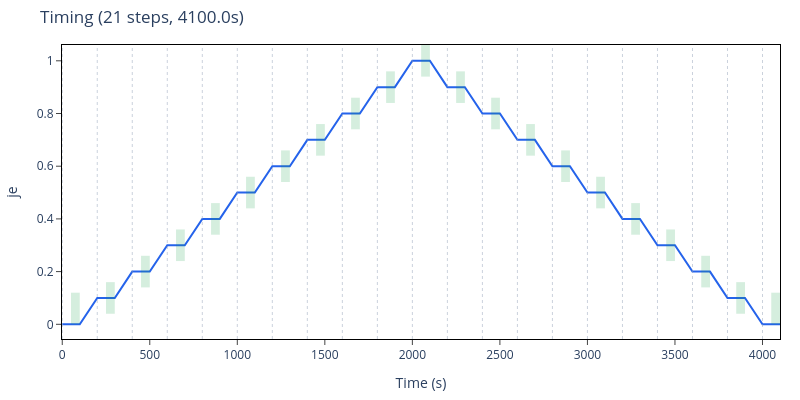

The cell this chart's notebook holds for it:
### Code cell
# --- Plot ---
import plotly.graph_objects as go

times = []
je_vals = []
for s in steps:
    times += [s["ramp_start"], s["ramp_end"], s["stable_end"]]
    je_vals += [s["je_start"], s["je_end"], s["je_end"]]

je_max = max(s["je_end"] for s in steps) or 1.0
band = je_max * 0.06

fig = go.Figure()
fig.add_trace(go.Scatter(
    x=times, y=je_vals, mode="lines",
    line=dict(width=2, color="#2563eb"),
    name="Applied je",
))

# Save windows as fixed-height band centered on je level
for s in steps:
    y_center = s["je_end"] if s["je_end"] != 0 else band
    fig.add_shape(
        type="rect",
        x0=s["save_start"], x1=s["save_end"],
        y0=y_center - band, y1=y_center + band,
        fillcolor="rgba(22,163,74,0.18)", line_width=0,
    )

for s in steps:
    fig.add_vline(x=s["ramp_end"], line_width=0.5,
                  line_dash="dot", line_color="#94a3b8")

fig.update_layout(
    title=f"Timing ({len(steps)} steps, {result['solve_time']:.1f}s)",
    xaxis_title="Time (s)",
    yaxis_title="je",
    legend=dict(orientation="h", yanchor="bottom", y=1.02,
                xanchor="right", x=1),
    margin=dict(l=60, r=20, t=45, b=50),
    height=400, width=800, plot_bgcolor="white",
    xaxis=dict(showline=True, linewidth=1, linecolor="black",
               mirror=True, ticks="outside"),
    yaxis=dict(showline=True, linewidth=1, linecolor="black",
               mirror=True, ticks="outside"),
)
fig.show()

### Figure 1 — Plotly figure (JSON) as saved in the notebook; plotly's stock layout.template omitted (floating-point values rounded to 4 significant figures)
{"data": [{"line": {"color": "#2563eb", "width": 2}, "mode": "lines", "name": "Applied je", "type": "scatter", "x": [0, 0, 100, 100, 200, 300, 300, 400, 500, 500, 600, 700, 700, 800, 900, 900, 1000, 1100, 1100, 1200, 1300, 1300, 1400, 1500, 1500, 1600, 1700, 1700, 1800, 1900, 1900, 2000, 2100, 2100, 2200, 2300, 2300, 2400, 2500, 2500, 2600, 2700, 2700, 2800, 2900, 2900, 3000, 3100, 3100, 3200, 3300, 3300, 3400, 3500, 3500, 3600, 3700, 3700, 3800, 3900, 3900, 4000, 4100], "y": [0, 0, 0, 0, 0.1, 0.1, 0.1, 0.2, 0.2, 0.2, 0.3, 0.3, 0.3, 0.4, 0.4, 0.4, 0.5, 0.5, 0.5, 0.6, 0.6, 0.6, 0.7, 0.7, 0.7, 0.8, 0.8, 0.8, 0.9, 0.9, 0.9, 1, 1, 1, 0.9, 0.9, 0.9, 0.8, 0.8, 0.8, 0.7, 0.7, 0.7, 0.6, 0.6, 0.6, 0.5, 0.5, 0.5, 0.4, 0.4, 0.4, 0.3, 0.3, 0.3, 0.2, 0.2, 0.2, 0.1, 0.1, 0.1, 0, 0]}], "layout": {"height": 400, "legend": {"orientation": "h", "x": 1, "xanchor": "right", "y": 1.02, "yanchor": "bottom"}, "margin": {"b": 50, "l": 60, "r": 20, "t": 45}, "plot_bgcolor": "white", "shapes": [{"fillcolor": "rgba(22,163,74,0.18)", "line": {"width": 0}, "type": "rect", "x0": 50, "x1": 100, "y0": 0, "y1": 0.12}, {"fillcolor": "rgba(22,163,74,0.18)", "line": {"width": 0}, "type": "rect", "x0": 250, "x1": 300, "y0": 0.04, "y1": 0.16}, {"fillcolor": "rgba(22,163,74,0.18)", "line": {"width": 0}, "type": "rect", "x0": 450, "x1": 500, "y0": 0.14, "y1": 0.26}, {"fillcolor": "rgba(22,163,74,0.18)", "line": {"width": 0}, "type": "rect", "x0": 650, "x1": 700, "y0": 0.24, "y1": 0.36}, {"fillcolor": "rgba(22,163,74,0.18)", "line": {"width": 0}, "type": "rect", "x0": 850, "x1": 900, "y0": 0.34, "y1": 0.46}, {"fillcolor": "rgba(22,163,74,0.18)", "line": {"width": 0}, "type": "rect", "x0": 1050, "x1": 1100, "y0": 0.44, "y1": 0.56}, {"fillcolor": "rgba(22,163,74,0.18)", "line": {"width": 0}, "type": "rect", "x0": 1250, "x1": 1300, "y0": 0.54, "y1": 0.66}, {"fillcolor": "rgba(22,163,74,0.18)", "line": {"width": 0}, "type": "rect", "x0": 1450, "x1": 1500, "y0": 0.64, "y1": 0.76}, {"fillcolor": "rgba(22,163,74,0.18)", "line": {"width": 0}, "type": "rect", "x0": 1650, "x1": 1700, "y0": 0.74, "y1": 0.86}, {"fillcolor": "rgba(22,163,74,0.18)", "line": {"width": 0}, "type": "rect", "x0": 1850, "x1": 1900, "y0": 0.84, "y1": 0.96}, {"fillcolor": "rgba(22,163,74,0.18)", "line": {"width": 0}, "type": "rect", "x0": 2050, "x1": 2100, "y0": 0.94, "y1": 1.06}, {"fillcolor": "rgba(22,163,74,0.18)", "line": {"width": 0}, "type": "rect", "x0": 2250, "x1": 2300, "y0": 0.84, "y1": 0.96}, {"fillcolor": "rgba(22,163,74,0.18)", "line": {"width": 0}, "type": "rect", "x0": 2450, "x1": 2500, "y0": 0.74, "y1": 0.86}, {"fillcolor": "rgba(22,163,74,0.18)", "line": {"width": 0}, "type": "rect", "x0": 2650, "x1": 2700, "y0": 0.64, "y1": 0.76}, {"fillcolor": "rgba(22,163,74,0.18)", "line": {"width": 0}, "type": "rect", "x0": 2850, "x1": 2900, "y0": 0.54, "y1": 0.66}, {"fillcolor": "rgba(22,163,74,0.18)", "line": {"width": 0}, "type": "rect", "x0": 3050, "x1": 3100, "y0": 0.44, "y1": 0.56}, {"fillcolor": "rgba(22,163,74,0.18)", "line": {"width": 0}, "type": "rect", "x0": 3250, "x1": 3300, "y0": 0.34, "y1": 0.46}, {"fillcolor": "rgba(22,163,74,0.18)", "line": {"width": 0}, "type": "rect", "x0": 3450, "x1": 3500, "y0": 0.24, "y1": 0.36}, {"fillcolor": "rgba(22,163,74,0.18)", "line": {"width": 0}, "type": "rect", "x0": 3650, "x1": 3700, "y0": 0.14, "y1": 0.26}, {"fillcolor": "rgba(22,163,74,0.18)", "line": {"width": 0}, "type": "rect", "x0": 3850, "x1": 3900, "y0": 0.04, "y1": 0.16}, {"fillcolor": "rgba(22,163,74,0.18)", "line": {"width": 0}, "type": "rect", "x0": 4050, "x1": 4100, "y0": 0, "y1": 0.12}, {"line": {"color": "#94a3b8", "dash": "dot", "width": 0.5}, "type": "line", "x0": 0, "x1": 0, "xref": "x", "y0": 0, "y1": 1, "yref": "y domain"}, {"line": {"color": "#94a3b8", "dash": "dot", "width": 0.5}, "type": "line", "x0": 200, "x1": 200, "xref": "x", "y0": 0, "y1": 1, "yref": "y domain"}, {"line": {"color": "#94a3b8", "dash": "dot", "width": 0.5}, "type": "line", "x0": 400, "x1": 400, "xref": "x", "y0": 0, "y1": 1, "yref": "y domain"}, {"line": {"color": "#94a3b8", "dash": "dot", "width": 0.5}, "type": "line", "x0": 600, "x1": 600, "xref": "x", "y0": 0, "y1": 1, "yref": "y domain"}, {"line": {"color": "#94a3b8", "dash": "dot", "width": 0.5}, "type": "line", "x0": 800, "x1": 800, "xref": "x", "y0": 0, "y1": 1, "yref": "y domain"}, {"line": {"color": "#94a3b8", "dash": "dot", "width": 0.5}, "type": "line", "x0": 1000, "x1": 1000, "xref": "x", "y0": 0, "y1": 1, "yref": "y domain"}, {"line": {"color": "#94a3b8", "dash": "dot", "width": 0.5}, "type": "line", "x0": 1200, "x1": 1200, "xref": "x", "y0": 0, "y1": 1, "yref": "y domain"}, {"line": {"color": "#94a3b8", "dash": "dot", "width": 0.5}, "type": "line", "x0": 1400, "x1": 1400, "xref": "x", "y0": 0, "y1": 1, "yref": "y domain"}, {"line": {"color": "#94a3b8", "dash": "dot", "width": 0.5}, "type": "line", "x0": 1600, "x1": 1600, "xref": "x", "y0": 0, "y1": 1, "yref": "y domain"}, {"line": {"color": "#94a3b8", "dash": "dot", "width": 0.5}, "type": "line", "x0": 1800, "x1": 1800, "xref": "x", "y0": 0, "y1": 1, "yref": "y domain"}, {"line": {"color": "#94a3b8", "dash": "dot", "width": 0.5}, "type": "line", "x0": 2000, "x1": 2000, "xref": "x", "y0": 0, "y1": 1, "yref": "y domain"}, {"line": {"color": "#94a3b8", "dash": "dot", "width": 0.5}, "type": "line", "x0": 2200, "x1": 2200, "xref": "x", "y0": 0, "y1": 1, "yref": "y domain"}, {"line": {"color": "#94a3b8", "dash": "dot", "width": 0.5}, "type": "line", "x0": 2400, "x1": 2400, "xref": "x", "y0": 0, "y1": 1, "yref": "y domain"}, {"line": {"color": "#94a3b8", "dash": "dot", "width": 0.5}, "type": "line", "x0": 2600, "x1": 2600, "xref": "x", "y0": 0, "y1": 1, "yref": "y domain"}, {"line": {"color": "#94a3b8", "dash": "dot", "width": 0.5}, "type": "line", "x0": 2800, "x1": 2800, "xref": "x", "y0": 0, "y1": 1, "yref": "y domain"}, {"line": {"color": "#94a3b8", "dash": "dot", "width": 0.5}, "type": "line", "x0": 3000, "x1": 3000, "xref": "x", "y0": 0, "y1": 1, "yref": "y domain"}, {"line": {"color": "#94a3b8", "dash": "dot", "width": 0.5}, "type": "line", "x0": 3200, "x1": 3200, "xref": "x", "y0": 0, "y1": 1, "yref": "y domain"}, {"line": {"color": "#94a3b8", "dash": "dot", "width": 0.5}, "type": "line", "x0": 3400, "x1": 3400, "xref": "x", "y0": 0, "y1": 1, "yref": "y domain"}, {"line": {"color": "#94a3b8", "dash": "dot", "width": 0.5}, "type": "line", "x0": 3600, "x1": 3600, "xref": "x", "y0": 0, "y1": 1, "yref": "y domain"}, {"line": {"color": "#94a3b8", "dash": "dot", "width": 0.5}, "type": "line", "x0": 3800, "x1": 3800, "xref": "x", "y0": 0, "y1": 1, "yref": "y domain"}, {"line": {"color": "#94a3b8", "dash": "dot", "width": 0.5}, "type": "line", "x0": 4000, "x1": 4000, "xref": "x", "y0": 0, "y1": 1, "yref": "y domain"}], "title": {"text": "Timing (21 steps, 4100.0s)"}, "width": 800, "xaxis": {"linecolor": "black", "linewidth": 1, "mirror": true, "showline": true, "ticks": "outside", "title": {"text": "Time (s)"}}, "yaxis": {"linecolor": "black", "linewidth": 1, "mirror": true, "showline": true, "ticks": "outside", "title": {"text": "je"}}}}
